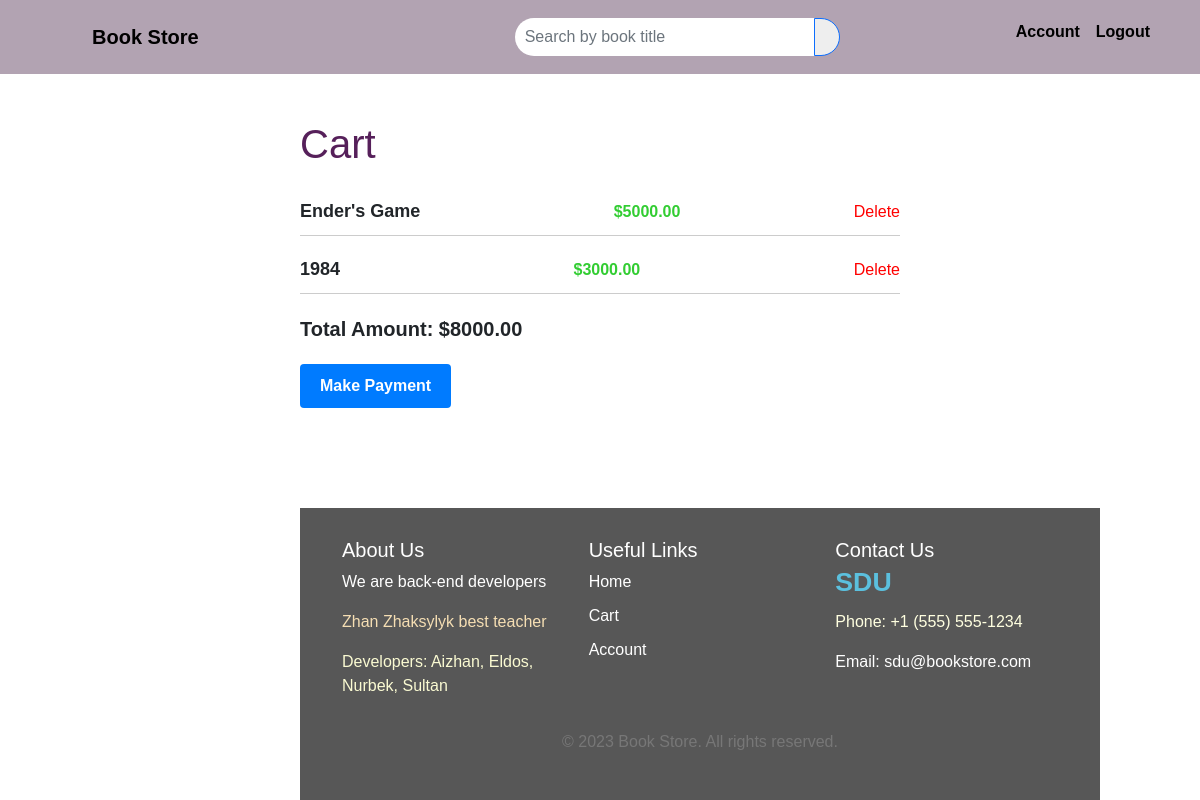
Page /cart/ (signed in) on the committed database.
### books/models.py (models this page shows, shortened)
class Order(models.Model):
    book = models.ForeignKey(Book, on_delete=models.CASCADE)
    price = models.DecimalField(max_digits=6, decimal_places=2)
    added_date = models.DateTimeField(auto_now_add=True)

class Book(models.Model):
    title = models.CharField(max_length=100)
    genre = models.ForeignKey(Genre, on_delete=models.CASCADE)
    description = models.TextField()
    photo = models.ImageField(upload_to='book_photos')
    price = models.DecimalField(max_digits=6, decimal_places=2)
    author = models.CharField(max_length=100)
    year = models.IntegerField()

### books/views.py (the view)
# urls.py: path('cart/', views.cart, name='cart'),
@login_required
def cart(request):
    orders = Order.objects.all()
    total_amount = sum(order.price for order in orders)
    return render(request, 'cart.html', {'orders': orders, 'total_amount': total_amount})

### books/templates/cart.html (shortened to what this page needs)
{% extends 'base.html' %}
{% block content %}
<head>
</head>
<body style="margin: auto;width: 50%">
<h1 style="color: #56205a;">Cart </h1>
    <ul class="cart-items">
        {% for order in orders %}
        <li class="cart-item">
            <div class="title">{{ order.book.title }}</div>
            <div class="price" style="color: limegreen; font-weight: bold;">${{ order.price }}</div>
            <a href="{% url 'delete_order' order.id %}" class="delete-link">Delete</a>
        </li>
        {% endfor %}
    </ul>
    <p class="total-amount">Total Amount: ${{ total_amount }}</p>
    <form method="POST" action="{% url 'make_payment' %}" class="payment-form">
        <button type="submit" style="margin-bottom: 0%;">Make Payment</button>
    </form>
</body>
{% endblock content %}

### static/style.css (style rules this page uses)
li a { text-decoration-line: none; color: white; }

### books/templates/cart.html (style rules this page uses)
body { font-family: Arial, sans-serif; }
h1 { margin-top: 120px; margin-bottom: 20px; }
ul { list-style: none; padding-left: 0; }
li { margin-bottom: 10px; }
.cart-item { display: flex; justify-content: space-between; align-items: center; border-bottom: 1px solid #ccc; padding: 10px 0; }
.cart-item .title { font-size: 18px; font-weight: bold; margin-right: 20px; }
.cart-item .delete-link { color: #f00; text-decoration: none; }
.total-amount { font-size: 20px; font-weight: bold; margin-top: 20px; }
.payment-form { margin-top: 20px; margin-bottom: 100px; }
.payment-form button { padding: 10px 20px; font-size: 16px; font-weight: bold; color: #fff; background-color: #007bff; border: none; border-radius: 4px; cursor: pointer; }

### rows in the picture
Order: book "Ender's Game", price "5000.00"
Order: book "1984", price "3000.00"

### other values in the picture
{{ total_amount }} "8000.00"
